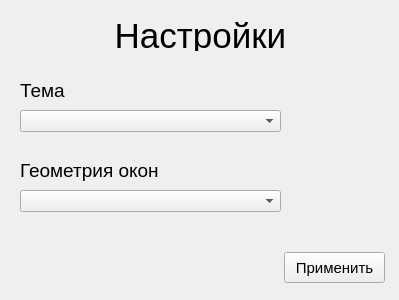
<?xml version="1.0" encoding="UTF-8"?>
<ui version="4.0">
 <class>Settings</class>
 <widget class="QWidget" name="Settings">
  <property name="geometry">
   <rect>
    <x>0</x>
    <y>0</y>
    <width>399</width>
    <height>300</height>
   </rect>
  </property>
  <property name="windowTitle">
   <string>Form</string>
  </property>
  <widget class="QPushButton" name="appyButton">
   <property name="geometry">
    <rect>
     <x>284</x>
     <y>252</y>
     <width>101</width>
     <height>31</height>
    </rect>
   </property>
   <property name="font">
    <font>
     <pointsize>11</pointsize>
    </font>
   </property>
   <property name="text">
    <string>Применить</string>
   </property>
  </widget>
  <widget class="QLabel" name="themeLabel">
   <property name="geometry">
    <rect>
     <x>20</x>
     <y>80</y>
     <width>121</width>
     <height>21</height>
    </rect>
   </property>
   <property name="font">
    <font>
     <pointsize>14</pointsize>
    </font>
   </property>
   <property name="text">
    <string>Тема</string>
   </property>
  </widget>
  <widget class="QComboBox" name="themeComboBox">
   <property name="geometry">
    <rect>
     <x>20</x>
     <y>110</y>
     <width>261</width>
     <height>22</height>
    </rect>
   </property>
   <property name="font">
    <font>
     <pointsize>11</pointsize>
    </font>
   </property>
  </widget>
  <widget class="QLabel" name="Title">
   <property name="geometry">
    <rect>
     <x>10</x>
     <y>20</y>
     <width>381</width>
     <height>31</height>
    </rect>
   </property>
   <property name="font">
    <font>
     <pointsize>26</pointsize>
    </font>
   </property>
   <property name="text">
    <string>Настройки</string>
   </property>
   <property name="alignment">
    <set>Qt::AlignCenter</set>
   </property>
  </widget>
  <widget class="QComboBox" name="geometryComboBox">
   <property name="geometry">
    <rect>
     <x>20</x>
     <y>190</y>
     <width>261</width>
     <height>22</height>
    </rect>
   </property>
   <property name="font">
    <font>
     <pointsize>11</pointsize>
    </font>
   </property>
  </widget>
  <widget class="QLabel" name="geometryLabel">
   <property name="geometry">
    <rect>
     <x>20</x>
     <y>160</y>
     <width>151</width>
     <height>21</height>
    </rect>
   </property>
   <property name="font">
    <font>
     <pointsize>14</pointsize>
    </font>
   </property>
   <property name="text">
    <string>Геометрия окон</string>
   </property>
  </widget>
 </widget>
 <resources/>
 <connections/>
</ui>
